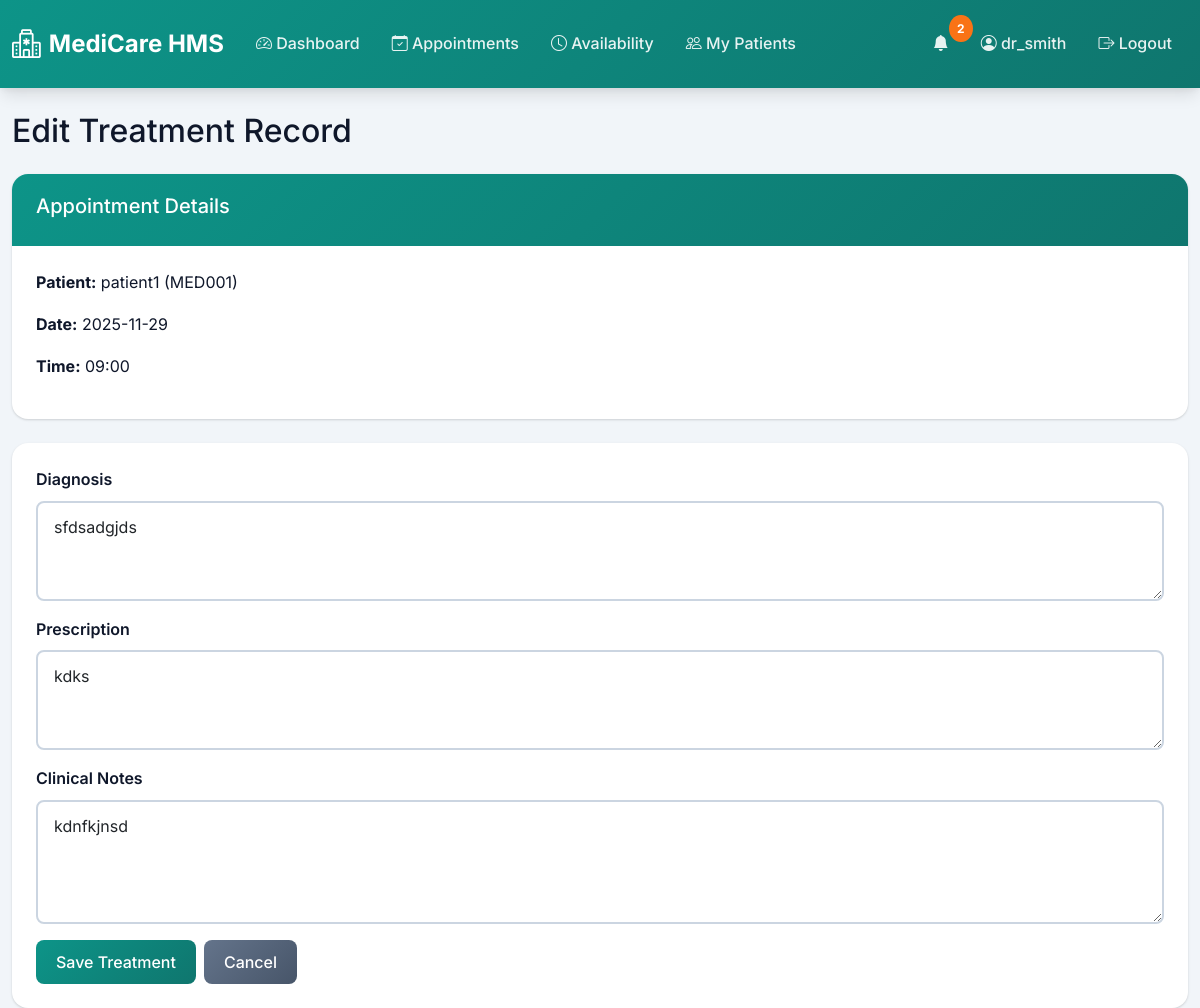
The app's page /doctor/appointments/1/treatment (signed in) with its own data.
### models.py (models this page shows, shortened)
class User(db.Model):
    __tablename__ = 'users'
    id = db.Column(db.Integer, primary_key=True)
    username = db.Column(db.String(80), unique=True, nullable=False)
    password_hash = db.Column(db.String(255), nullable=False)
    email = db.Column(db.String(120), unique=True, nullable=False)
    phone = db.Column(db.String(20))
    role = db.Column(db.String(20), nullable=False)  # admin, doctor, patient
    full_name = db.Column(db.String(150))
    date_of_birth = db.Column(db.Date)
    gender = db.Column(db.String(10))
    address = db.Column(db.Text)
    profile_image = db.Column(db.String(255))
    is_active = db.Column(db.Boolean, default=True)
    created_at = db.Column(db.DateTime, default=datetime.utcnow)
    last_login = db.Column(db.DateTime)

class Patient(db.Model):
    __tablename__ = 'patients'
    id = db.Column(db.Integer, primary_key=True)
    user_id = db.Column(db.Integer, db.ForeignKey('users.id'), nullable=False)
    medical_id = db.Column(db.String(50), unique=True, nullable=False)
    blood_group = db.Column(db.String(10))
    emergency_contact = db.Column(db.String(20))
    insurance_provider = db.Column(db.String(100))
    insurance_number = db.Column(db.String(50))
    allergies = db.Column(db.Text)
    chronic_conditions = db.Column(db.Text)
    user = db.relationship('User', backref='patient_profile')
    appointments = db.relationship('Appointment', backref='patient', lazy=True)

class Appointment(db.Model):
    __tablename__ = 'appointments'
    id = db.Column(db.Integer, primary_key=True)
    doctor_id = db.Column(db.Integer, db.ForeignKey('doctors.id'), nullable=False)
    patient_id = db.Column(db.Integer, db.ForeignKey('patients.id'), nullable=False)
    appointment_date = db.Column(db.Date, nullable=False)
    appointment_time = db.Column(db.Time, nullable=False)
    status = db.Column(db.String(20), default='Booked')  # Booked, Completed, Cancelled
    created_at = db.Column(db.DateTime, default=datetime.utcnow)
    treatment = db.relationship('Treatment', backref='appointment', uselist=False, cascade='all, delete-orphan')
    rating = db.relationship('Rating', backref='appointment', uselist=False, cascade='all, delete-orphan')

class Treatment(db.Model):
    __tablename__ = 'treatments'
    id = db.Column(db.Integer, primary_key=True)
    appointment_id = db.Column(db.Integer, db.ForeignKey('appointments.id'), nullable=False)
    diagnosis = db.Column(db.Text, nullable=False)
    prescription = db.Column(db.Text)
    notes = db.Column(db.Text)
    created_at = db.Column(db.DateTime, default=datetime.utcnow)

### routes/doctor.py (the view, shortened to what this page needs)
@bp.route('/appointments/<int:appointment_id>/treatment', methods=['GET', 'POST'])
@role_required('doctor')
def add_treatment(appointment_id):
    appointment = Appointment.query.get_or_404(appointment_id)
    doctor = Doctor.query.filter_by(user_id=session['user_id']).first()
    if appointment.doctor_id != doctor.id:
        flash('Unauthorized action', 'error')
        return redirect(url_for('doctor.appointments'))
    if appointment.status != 'Completed':
        flash('Treatment can only be added to completed appointments', 'error')
        return redirect(url_for('doctor.appointments'))
    return render_template('doctor/add_treatment.html', appointment=appointment)

### app.py (called while the page is built)
@app.context_processor
def inject_notifications():
    if 'user_id' in session:
        from utils.notifications import get_unread_count
        return {'unread_count': get_unread_count(session['user_id'])}
    return {'unread_count': 0}

### utils/auth.py (called while the page is built)
def role_required(role):
    def decorator(f):
        @wraps(f)
        def decorated_function(*args, **kwargs):
            if 'user_id' not in session:
                flash('Please log in to access this page.', 'error')
                return redirect(url_for('shared.login'))
            if session.get('role') != role:
                flash('You do not have permission to access this page.', 'error')
                return redirect(url_for('shared.login'))
            return f(*args, **kwargs)
        return decorated_function
    return decorator

### utils/notifications.py (called while the page is built)
def get_unread_count(user_id):
    return Notification.query.filter_by(user_id=user_id, is_read=False).count()

### templates/doctor/add_treatment.html (shortened to what this page needs)
{% extends "base.html" %}
{% block content %}
<h2>{{ 'Edit' if appointment.treatment else 'Add' }} Treatment Record</h2>
<div class="card mt-4">
    <div class="card-header">
        <h5>Appointment Details</h5>
    </div>
    <div class="card-body">
        <p><strong>Patient:</strong> {{ appointment.patient.user.username }} ({{ appointment.patient.medical_id }})</p>
        <p><strong>Date:</strong> {{ appointment.appointment_date }}</p>
        <p><strong>Time:</strong> {{ appointment.appointment_time.strftime('%H:%M') }}</p>
    </div>
</div>
<div class="card mt-4">
    <div class="card-body">
        <form method="POST">
            <div class="mb-3">
                <label for="diagnosis" class="form-label">Diagnosis</label>
                <textarea class="form-control" id="diagnosis" name="diagnosis" rows="3" required>{{ appointment.treatment.diagnosis if appointment.treatment else '' }}</textarea>
            </div>
            <div class="mb-3">
                <label for="prescription" class="form-label">Prescription</label>
                <textarea class="form-control" id="prescription" name="prescription" rows="3">{{ appointment.treatment.prescription if appointment.treatment else '' }}</textarea>
            </div>
            <div class="mb-3">
                <label for="notes" class="form-label">Clinical Notes</label>
                <textarea class="form-control" id="notes" name="notes" rows="4">{{ appointment.treatment.notes if appointment.treatment else '' }}</textarea>
            </div>
            <div class="d-flex gap-2">
                <button type="submit" class="btn btn-primary">Save Treatment</button>
                <a href="{{ url_for('doctor.appointments') }}" class="btn btn-secondary">Cancel</a>
            </div>
        </form>
    </div>
</div>
{% endblock %}

### static/css/style.css (style rules this page uses)
:root { --primary-color: #0d9488; --primary-dark: #0f766e; --primary-light: #14b8a6; --secondary-color: #7c3aed; --secondary-dark: #6d28d9; --accent-color: #f97316; --danger-color: #dc2626; --warning-color: #eab308; --success-color: #16a34a; --info-color: #0284c7; --dark-bg: #0f172a; --light-bg: #f1f5f9; --card-bg: #ffffff; --text-primary: #0f172a; --text-secondary: #475569; --border-color: #cbd5e1; --shadow: 0 1px 3px 0 rgba(0, 0, 0, 0.1), 0 1px 2px 0 rgba(0, 0, 0, 0.06); --shadow-lg: 0 10px 15px -3px rgba(0, 0, 0, 0.1), 0 4px 6px -2px rgba(0, 0, 0, 0.05); --medical-teal: #0d9488; --medical-purple: #7c3aed; --medical-orange: #f97316; }
* { margin: 0; padding: 0; box-sizing: border-box; }
body { font-family: 'Inter', -apple-system, BlinkMacSystemFont, 'Segoe UI', Roboto, sans-serif; background-color: var(--light-bg); color: var(--text-primary); line-height: 1.6; }
.card { border: none; border-radius: 1rem; box-shadow: var(--shadow); transition: transform 0.3s ease, box-shadow 0.3s ease; background-color: var(--card-bg); }
.card-header { background: linear-gradient(135deg, var(--medical-teal) 0%, var(--primary-dark) 100%); color: white; border: none; border-radius: 1rem 1rem 0 0 !important; padding: 1.25rem 1.5rem; font-weight: 600; }
.card-body { padding: 1.5rem; }
.btn { border-radius: 0.5rem; padding: 0.625rem 1.25rem; font-weight: 500; transition: all 0.3s ease; border: none; }
.btn-primary { background: linear-gradient(135deg, var(--medical-teal) 0%, var(--primary-dark) 100%); }
.btn-secondary { background: linear-gradient(135deg, #64748b 0%, #475569 100%); }
.form-control, .form-select { border: 2px solid var(--border-color); border-radius: 0.5rem; padding: 0.75rem 1rem; transition: all 0.3s ease; }
.form-label { font-weight: 600; color: var(--text-primary); margin-bottom: 0.5rem; }
* { transition: background-color 0.2s ease, color 0.2s ease; }

### records on screen
User: patient.user.username "patient1"
Patient: patient.medical_id "MED001"
Appointment: appointment_date "2025-11-29", appointment_time "09:00"
Treatment: diagnosis "sfdsadgjds", prescription "kdks", notes "kdnfkjnsd"

### other values on screen
{{ unread_count }} "2"
{{ session.username }} "dr_smith"
{{ 'Edit' if appointment.treatment else 'Add' }} "Edit"
